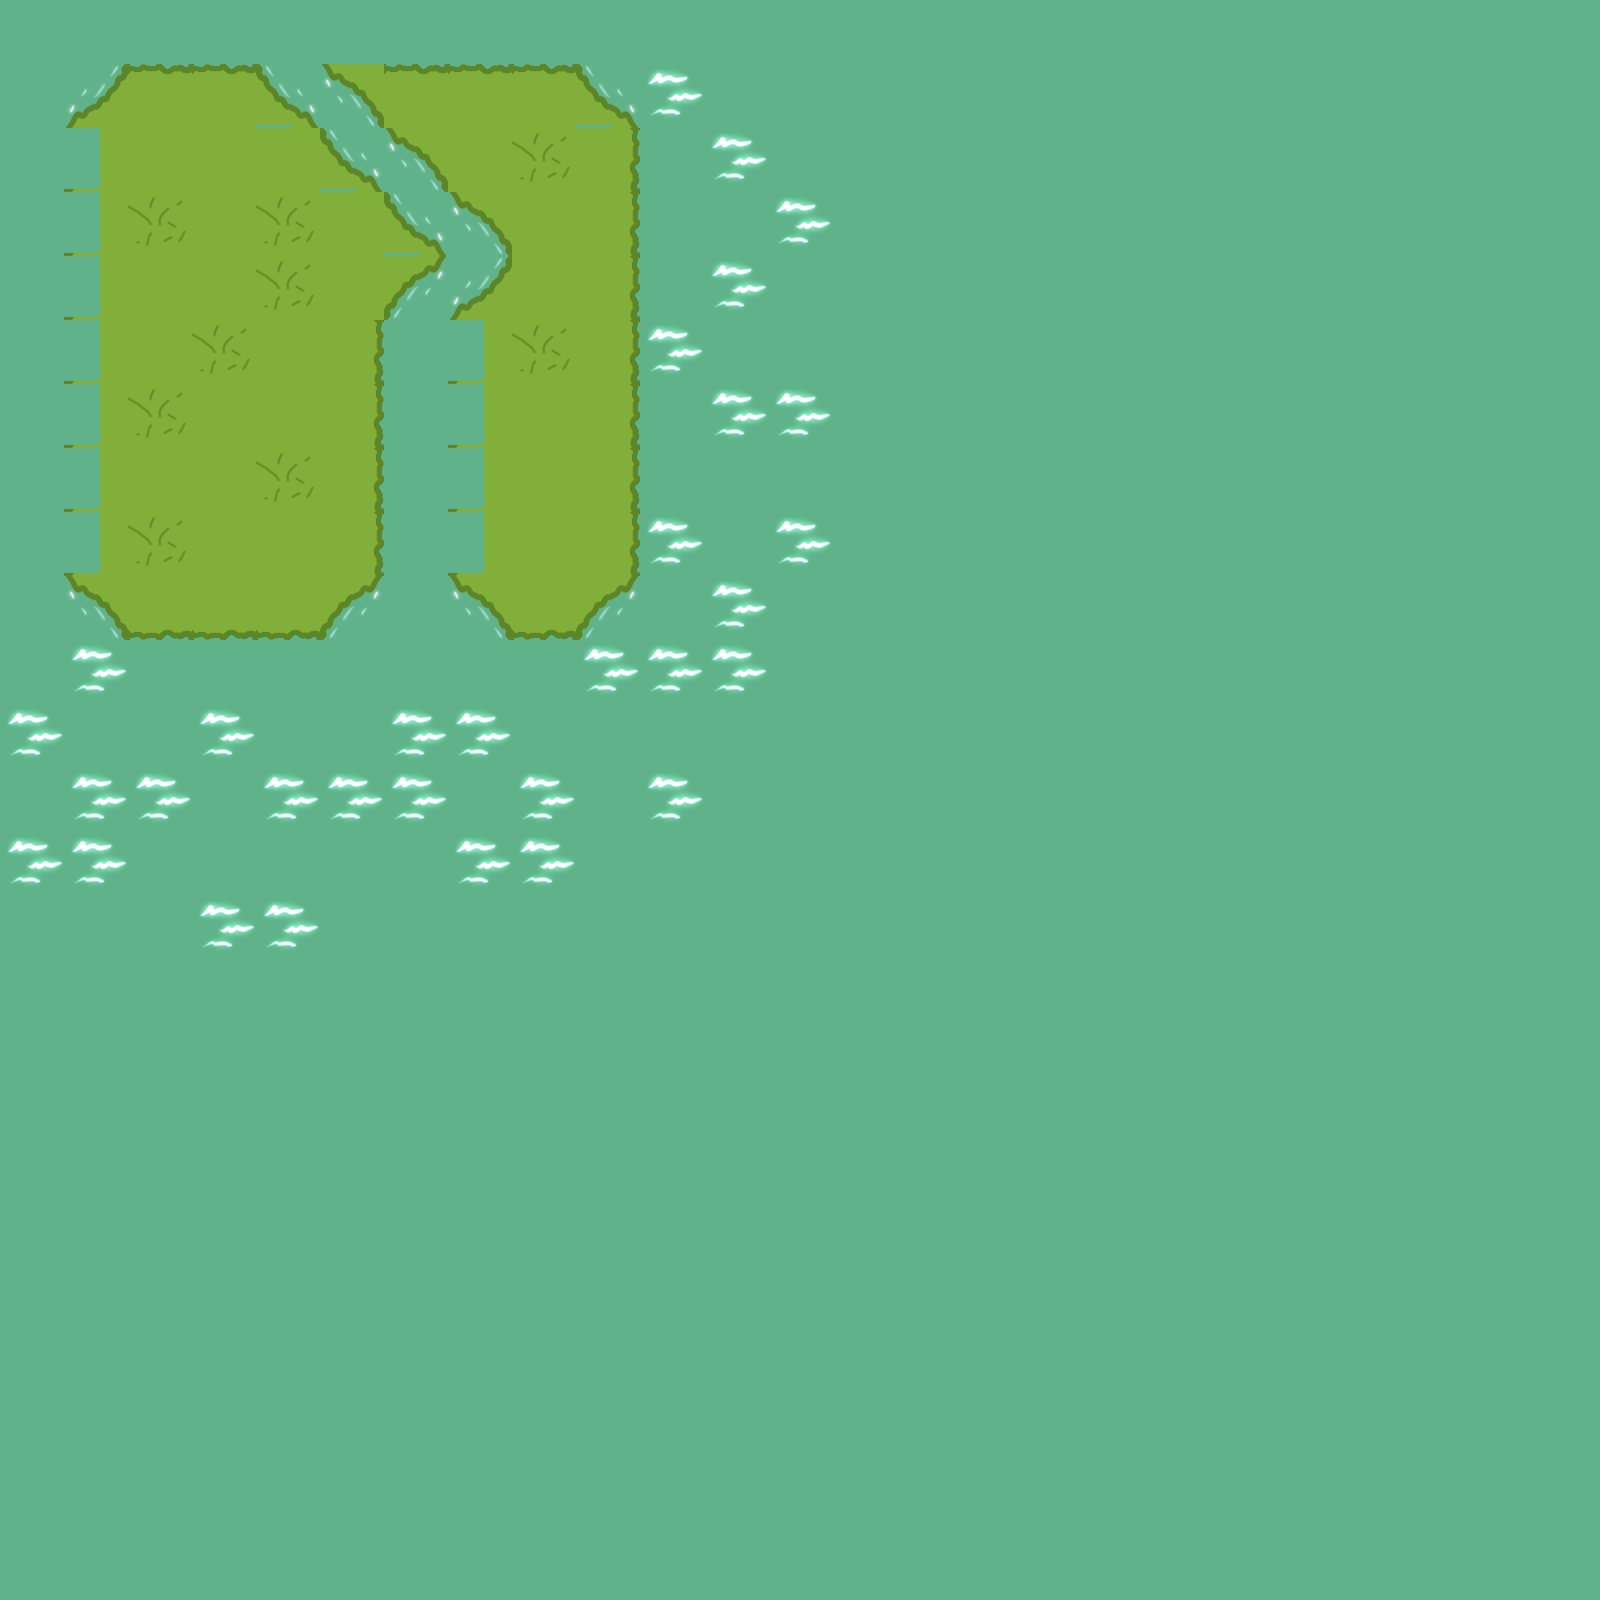

A 2D game scene composited from a Tiled map and its tileset images. What follows is a short description and the map's XML, with every tile layer's data as written:
An orthogonal 25x25 tile map with 64x64 px tiles, 2 tile layers (ground, world).

<map version="1.8" tiledversion="1.8.2" orientation="orthogonal" renderorder="right-down" width="25" height="25" tilewidth="64" tileheight="64" infinite="0" nextlayerid="5" nextobjectid="1">
 <editorsettings>
  <export target="desert-map.json" format="json" />
 </editorsettings>
 <tileset firstgid="1" name="blantium-sprites" tilewidth="64" tileheight="64" tilecount="400" columns="20">
  <image source="blantium-sprites.png" width="1280" height="1280" />
 </tileset>
 <layer id="3" name="ground" width="25" height="25">
  <data encoding="csv">
41,41,41,41,41,41,41,41,41,41,41,41,41,41,41,41,41,41,41,41,41,41,41,41,41,
41,41,41,41,41,41,41,41,41,41,41,41,41,41,41,41,41,41,41,41,41,41,41,41,41,
41,41,41,41,41,41,41,41,41,41,41,41,41,41,41,41,41,41,41,41,41,41,41,41,41,
41,41,41,41,41,41,41,41,41,41,41,41,41,41,41,41,41,41,41,41,41,41,41,41,41,
41,41,41,41,41,41,41,41,41,41,41,41,41,41,41,41,41,41,41,41,41,41,41,41,41,
41,41,41,41,41,41,41,41,41,41,41,41,41,41,41,41,41,41,41,41,41,41,41,41,41,
41,41,41,41,41,41,41,41,41,41,41,41,41,41,41,41,41,41,41,41,41,41,41,41,41,
41,41,41,41,41,41,41,41,41,41,41,41,41,41,41,41,41,41,41,41,41,41,41,41,41,
41,41,41,41,41,41,41,41,41,41,41,41,41,41,41,41,41,41,41,41,41,41,41,41,41,
41,41,41,41,41,41,41,41,41,41,41,41,41,41,41,41,41,41,41,41,41,41,41,41,41,
41,41,41,41,41,41,41,41,41,41,41,41,41,41,41,41,41,41,41,41,41,41,41,41,41,
41,41,41,41,41,41,41,41,41,41,41,41,41,41,41,41,41,41,41,41,41,41,41,41,41,
41,41,41,41,41,41,41,41,41,41,41,41,41,41,41,41,41,41,41,41,41,41,41,41,41,
41,41,41,41,41,41,41,41,41,41,41,41,41,41,41,41,41,41,41,41,41,41,41,41,41,
41,41,41,41,41,41,41,41,41,41,41,41,41,41,41,41,41,41,41,41,41,41,41,41,41,
41,41,41,41,41,41,41,41,41,41,41,41,41,41,41,41,41,41,41,41,41,41,41,41,41,
41,41,41,41,41,41,41,41,41,41,41,41,41,41,41,41,41,41,41,41,41,41,41,41,41,
41,41,41,41,41,41,41,41,41,41,41,41,41,41,41,41,41,41,41,41,41,41,41,41,41,
41,41,41,41,41,41,41,41,41,41,41,41,41,41,41,41,41,41,41,41,41,41,41,41,41,
41,41,41,41,41,41,41,41,41,41,41,41,41,41,41,41,41,41,41,41,41,41,41,41,41,
41,41,41,41,41,41,41,41,41,41,41,41,41,41,41,41,41,41,41,41,41,41,41,41,41,
41,41,41,41,41,41,41,41,41,41,41,41,41,41,41,41,41,41,41,41,41,41,41,41,41,
41,41,41,41,41,41,41,41,41,41,41,41,41,41,41,41,41,41,41,41,41,41,41,41,41,
41,41,41,41,41,41,41,41,41,41,41,41,41,41,41,41,41,41,41,41,41,41,41,41,41,
41,41,41,41,41,41,41,41,41,41,41,41,41,41,41,41,41,41,41,41,41,41,41,41,41
</data>
 </layer>
 <layer id="4" name="world" width="25" height="25">
  <data encoding="csv">
0,0,0,0,0,0,0,0,0,0,0,0,0,0,0,0,0,0,0,0,0,0,0,0,0,
0,23,22,22,42,44,22,22,22,42,24,0,0,0,0,0,0,0,0,0,0,0,0,0,0,
0,62,1,1,1,42,44,1,3,45,0,24,0,0,0,0,0,0,0,0,0,0,0,0,0,
0,62,3,1,3,1,42,44,1,45,0,0,24,0,0,0,0,0,0,0,0,0,0,0,0,
0,62,1,1,3,1,43,23,1,45,0,24,0,0,0,0,0,0,0,0,0,0,0,0,0,
0,62,1,3,1,45,41,62,3,45,24,0,0,0,0,0,0,0,0,0,0,0,0,0,0,
0,62,3,1,1,45,41,62,1,45,0,24,24,0,0,0,0,0,0,0,0,0,0,0,0,
0,62,1,1,3,45,41,62,1,45,0,0,0,0,0,0,0,0,0,0,0,0,0,0,0,
0,62,3,1,1,45,41,62,1,45,24,0,24,0,0,0,0,0,0,0,0,0,0,0,0,
0,44,25,25,25,43,41,44,25,43,0,24,0,0,0,0,0,0,0,0,0,0,0,0,0,
0,24,0,0,0,0,0,0,0,24,24,24,0,0,0,0,0,0,0,0,0,0,0,0,0,
24,0,0,24,0,0,24,24,0,0,0,0,0,0,0,0,0,0,0,0,0,0,0,0,0,
0,24,24,0,24,24,24,0,24,0,24,0,0,0,0,0,0,0,0,0,0,0,0,0,0,
24,24,0,0,0,0,0,24,24,0,0,0,0,0,0,0,0,0,0,0,0,0,0,0,0,
0,0,0,24,24,0,0,0,0,0,0,0,0,0,0,0,0,0,0,0,0,0,0,0,0,
0,0,0,0,0,0,0,0,0,0,0,0,0,0,0,0,0,0,0,0,0,0,0,0,0,
0,0,0,0,0,0,0,0,0,0,0,0,0,0,0,0,0,0,0,0,0,0,0,0,0,
0,0,0,0,0,0,0,0,0,0,0,0,0,0,0,0,0,0,0,0,0,0,0,0,0,
0,0,0,0,0,0,0,0,0,0,0,0,0,0,0,0,0,0,0,0,0,0,0,0,0,
0,0,0,0,0,0,0,0,0,0,0,0,0,0,0,0,0,0,0,0,0,0,0,0,0,
0,0,0,0,0,0,0,0,0,0,0,0,0,0,0,0,0,0,0,0,0,0,0,0,0,
0,0,0,0,0,0,0,0,0,0,0,0,0,0,0,0,0,0,0,0,0,0,0,0,0,
0,0,0,0,0,0,0,0,0,0,0,0,0,0,0,0,0,0,0,0,0,0,0,0,0,
0,0,0,0,0,0,0,0,0,0,0,0,0,0,0,0,0,0,0,0,0,0,0,0,0,
0,0,0,0,0,0,0,0,0,0,0,0,0,0,0,0,0,0,0,0,0,0,0,0,0
</data>
 </layer>
</map>